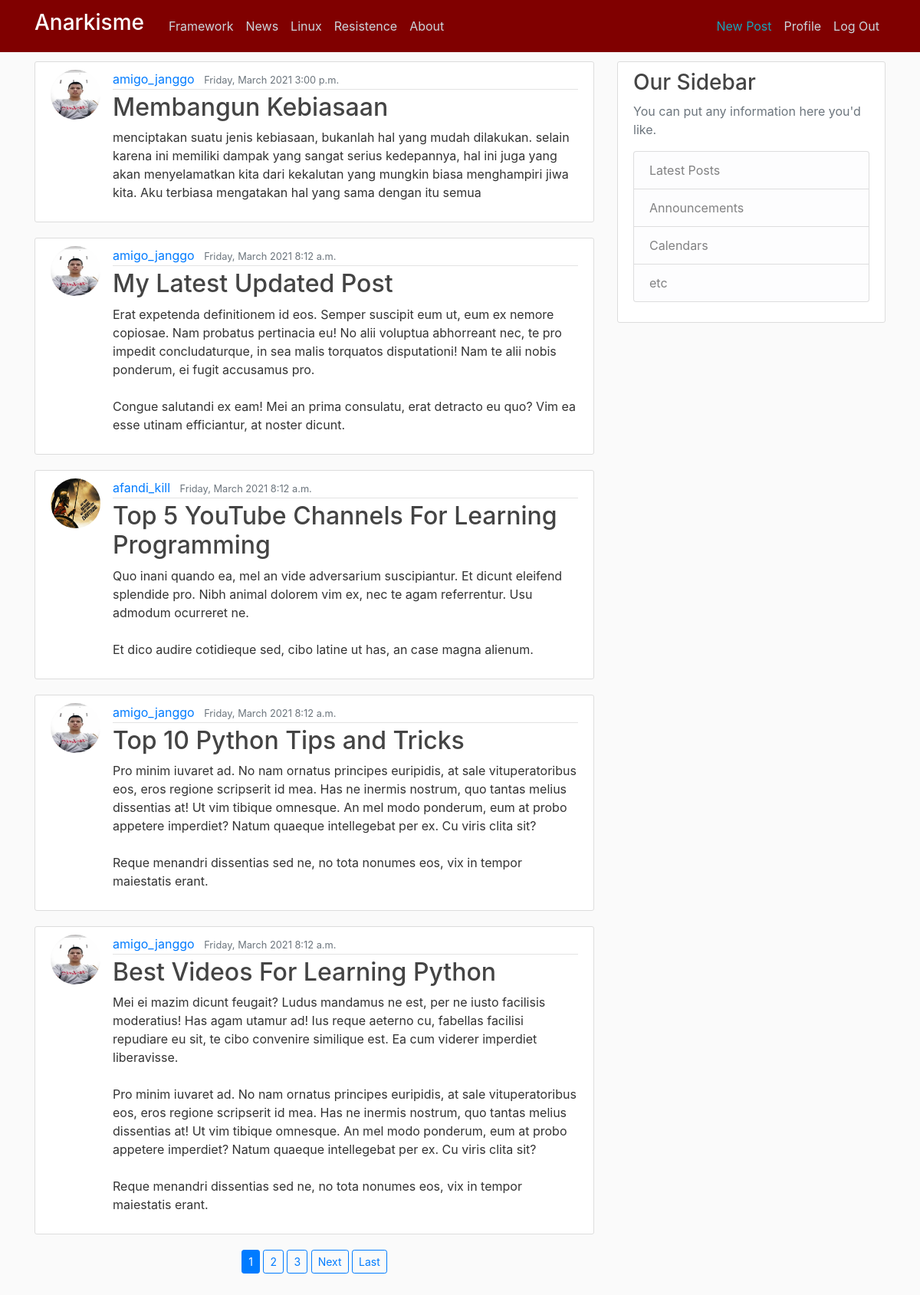
The app's page / (signed in) with its own data.
### blog/models.py (models this page shows, shortened)
class Post(models.Model):
	title = models.CharField(max_length=100)
	content = models.TextField()
	tanggal = models.DateTimeField(auto_now_add=timezone.now)
	author = models.ForeignKey(User, on_delete=models.CASCADE)

### users/models.py (models this page shows, shortened)
class Profile(models.Model):
	user = models.OneToOneField(User, on_delete=models.CASCADE)
	image = models.ImageField(default='default.jpg',upload_to='profile_pics')

### blog/views.py (the view)
# urls.py: path('',PostListView.as_view(), name='blog-home'),
class PostListView(ListView):
	model = Post
	template_name = 'blog/home.html'
	context_object_name = 'kirim'
	ordering = ['-tanggal']
	paginate_by = 5

### blog/templates/blog/home.html (shortened to what this page needs)
{% extends "blog/base.html" %}
{% block content %}
    {% for tampil in kirim %}
        <article class="media content-section">
          <img class="rounded-circle article-img" src="{{ tampil.author.profile.image.url }}" alt="">
          <div class="media-body">
            <div class="article-metadata">
              <a class="mr-2" href="{% url 'user-post' tampil.author.username %}">{{tampil.author}}</a>
              <small class="text-muted">{{tampil.tanggal|date:'l, F Y g:i a'}}</small>
            </div>
            <h2><a class="article-title" href="{% url 'post-detail' tampil.id %}">{{tampil.title}}</a></h2>
            <p class="article-content">{{tampil.content}}</p>
          </div>
        </article>
    {% endfor %}
    <div class="row">
      <div class="col-md text-center mb-3">
        {% if is_paginated %}
          {% for num in page_obj.paginator.page_range %}
            {% if page_obj.number == num %}
              <a class="btn btn-primary btn-sm mb-3" href="?page={{ num }}">{{ num }}</a>
            {% elif num > page_obj.number|add:'-3' and num < page_obj.number|add:'3' %}
              <a class="btn btn-outline-primary btn-sm mb-3" href="?page={{ num }}">{{ num }}</a>
            {% endif %}
          {% endfor %}
          {% if page_obj.has_next %}
            <a class="btn btn-outline-primary btn-sm mb-3" href="?page={{ page_obj.next_page_number }}">Next</a>
            <a class="btn btn-outline-primary btn-sm mb-3" href="?page={{ page_obj.paginator.num_pages }}">Last</a>
          {% endif %}
        {% endif %}
      </div>
    </div>
{% endblock content %}

### blog/static/blog/main.css (style rules this page uses)
body { background: #fafafa; color: #333333; margin-top: 5rem; }
h1, h2, h3, h4, h5, h6 { color: #444444; }
.content-section { background: #ffffff; padding: 10px 20px; border: 1px solid #dddddd; border-radius: 3px; margin-bottom: 20px; }
.article-title { color: #444444; }
.article-content { white-space: pre-line; }
.article-img { height: 65px; width: 65px; margin-right: 16px; }
.article-metadata { padding-bottom: 1px; margin-bottom: 4px; border-bottom: 1px solid #e3e3e3 }

### records on screen
Post: author.profile.image (picture), author "amigo_janggo", tanggal "Friday, March 2021 3:00 p.m.", title "Membangun Kebiasaan", content "menciptakan suatu jenis kebiasaan, bukanlah hal yang mudah dilakukan. selain karena ini memiliki dampak yang sangat serius kedepannya, hal ini juga yang akan menyelamatkan kita dari kekalutan yang mungkin biasa menghampiri jiwa kita. Aku terbiasa mengatakan hal yang sama dengan itu semua"
Post: author.profile.image (picture), author "amigo_janggo", tanggal "Friday, March 2021 8:12 a.m.", title "My Latest Updated Post", content "Erat expetenda definitionem id eos. Semper suscipit eum ut, eum ex nemore copiosae. Nam probatus pertinacia eu! No alii voluptua abhorreant nec, te pro impedit concludaturque, in sea malis torquatos disputationi! Nam te alii nobis ponderum, ei fugit accusamus pro. Congue salutandi ex eam! Mei an prima consulatu, erat detracto eu quo? Vim ea esse utinam efficiantur, at noster dicunt."
Post: author.profile.image (placeholder picture), author "afandi_kill", tanggal "Friday, March 2021 8:12 a.m.", title "Top 5 YouTube Channels For Learning Programming", content "Quo inani quando ea, mel an vide adversarium suscipiantur. Et dicunt eleifend splendide pro. Nibh animal dolorem vim ex, nec te agam referrentur. Usu admodum ocurreret ne. Et dico audire cotidieque sed, cibo latine ut has, an case magna alienum."
Post: author.profile.image (picture), author "amigo_janggo", tanggal "Friday, March 2021 8:12 a.m.", title "Top 10 Python Tips and Tricks", content "Pro minim iuvaret ad. No nam ornatus principes euripidis, at sale vituperatoribus eos, eros regione scripserit id mea. Has ne inermis nostrum, quo tantas melius dissentias at! Ut vim tibique omnesque. An mel modo ponderum, eum at probo appetere imperdiet? Natum quaeque intellegebat per ex. Cu viris clita sit? Reque menandri dissentias sed ne, no tota nonumes eos, vix in tempor maiestatis erant."
Post: author.profile.image (picture), author "amigo_janggo", tanggal "Friday, March 2021 8:12 a.m.", title "Best Videos For Learning Python", content "Mei ei mazim dicunt feugait? Ludus mandamus ne est, per ne iusto facilisis moderatius! Has agam utamur ad! Ius reque aeterno cu, fabellas facilisi repudiare eu sit, te cibo convenire similique est. Ea cum viderer imperdiet liberavisse. Pro minim iuvaret ad. No nam ornatus principes euripidis, at sale vituperatoribus eos, eros regione scripserit id mea. Has ne inermis nostrum, quo tantas melius dissentias at! Ut vim tibique omnesque. An mel modo ponderum, eum at probo appetere imperdiet? Natum quaeque intellegebat per ex. Cu viris clita sit? Reque menandri dissentias sed ne, no tota nonumes eos, vix in tempor maiestatis erant."

### other values on screen
{{ num }} "1"
{{ num }} "2" "3"
